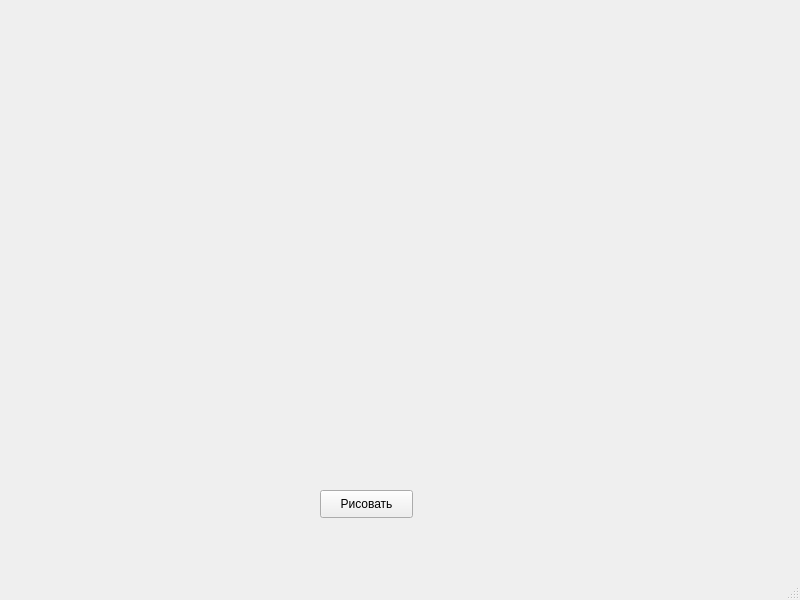
<?xml version="1.0" encoding="UTF-8"?>
<ui version="4.0">
 <class>MainWindow</class>
 <widget class="QMainWindow" name="MainWindow">
  <property name="geometry">
   <rect>
    <x>0</x>
    <y>0</y>
    <width>800</width>
    <height>600</height>
   </rect>
  </property>
  <property name="windowTitle">
   <string>MainWindow</string>
  </property>
  <widget class="QWidget" name="centralwidget">
   <widget class="QPushButton" name="btn_draw">
    <property name="geometry">
     <rect>
      <x>320</x>
      <y>490</y>
      <width>93</width>
      <height>28</height>
     </rect>
    </property>
    <property name="text">
     <string>Рисовать</string>
    </property>
   </widget>
  </widget>
  <widget class="QMenuBar" name="menubar">
   <property name="geometry">
    <rect>
     <x>0</x>
     <y>0</y>
     <width>800</width>
     <height>26</height>
    </rect>
   </property>
  </widget>
  <widget class="QStatusBar" name="statusbar"/>
 </widget>
 <resources/>
 <connections/>
</ui>
